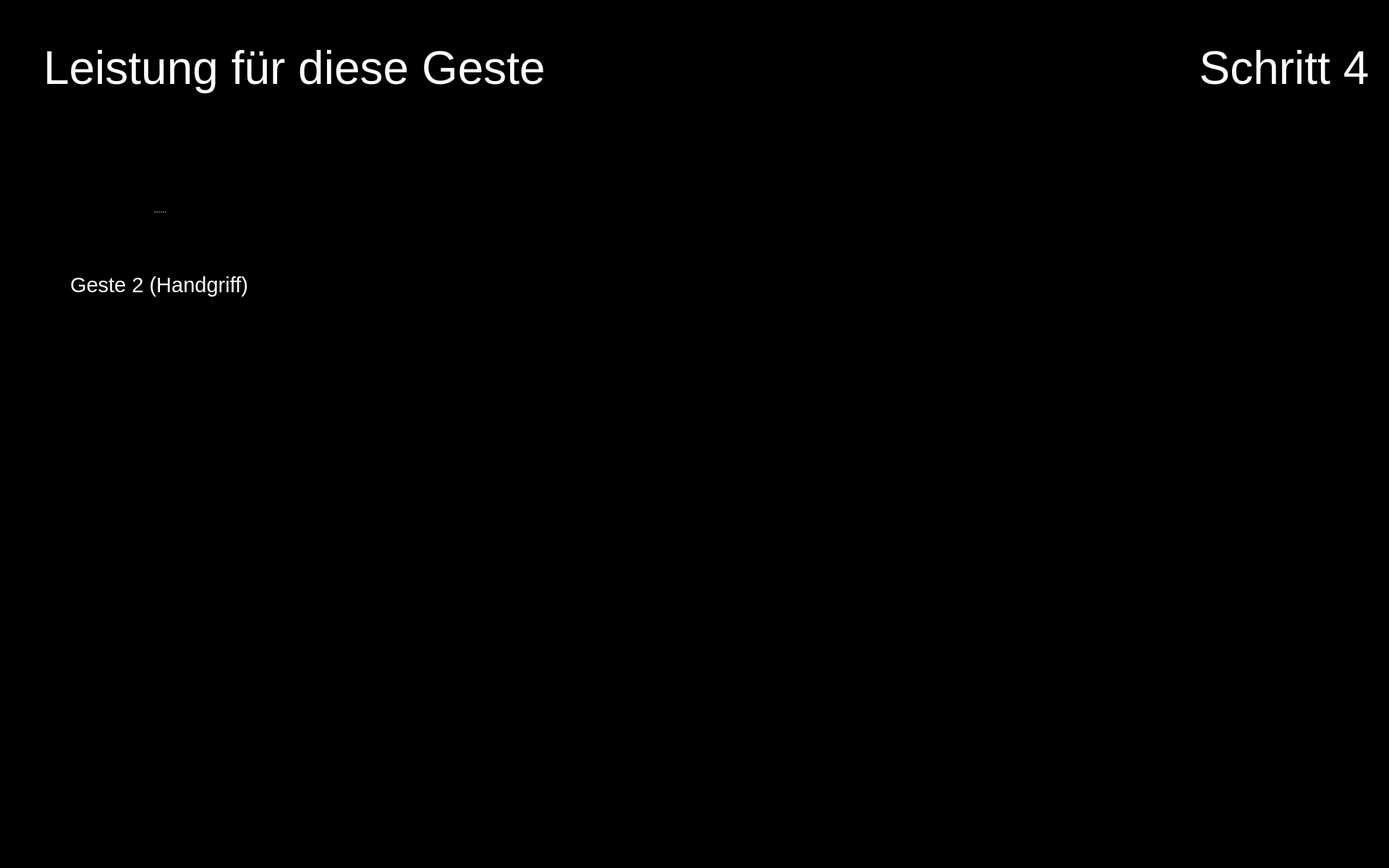
<?xml version="1.0" encoding="UTF-8"?>
<ui version="4.0">
 <class>Form</class>
 <widget class="QWidget" name="Form">
  <property name="geometry">
   <rect>
    <x>0</x>
    <y>0</y>
    <width>1920</width>
    <height>1200</height>
   </rect>
  </property>
  <property name="maximumSize">
   <size>
    <width>1920</width>
    <height>1200</height>
   </size>
  </property>
  <property name="windowTitle">
   <string>Form</string>
  </property>
  <property name="styleSheet">
   <string notr="true">background-color: rgb(0, 0, 0);</string>
  </property>
  <widget class="QPushButton" name="button_nav_left">
   <property name="enabled">
    <bool>true</bool>
   </property>
   <property name="geometry">
    <rect>
     <x>800</x>
     <y>560</y>
     <width>150</width>
     <height>150</height>
    </rect>
   </property>
   <property name="minimumSize">
    <size>
     <width>81</width>
     <height>81</height>
    </size>
   </property>
   <property name="maximumSize">
    <size>
     <width>150</width>
     <height>150</height>
    </size>
   </property>
   <property name="cursor">
    <cursorShape>OpenHandCursor</cursorShape>
   </property>
   <property name="focusPolicy">
    <enum>Qt::WheelFocus</enum>
   </property>
   <property name="contextMenuPolicy">
    <enum>Qt::DefaultContextMenu</enum>
   </property>
   <property name="layoutDirection">
    <enum>Qt::LeftToRight</enum>
   </property>
   <property name="autoFillBackground">
    <bool>false</bool>
   </property>
   <property name="styleSheet">
    <string notr="true"/>
   </property>
   <property name="icon">
    <iconset resource="resources/res.qrc">
     <normaloff>:/buttons/Button Left.svg</normaloff>:/buttons/Button Left.svg</iconset>
   </property>
   <property name="iconSize">
    <size>
     <width>144</width>
     <height>144</height>
    </size>
   </property>
   <property name="autoDefault">
    <bool>false</bool>
   </property>
   <property name="default">
    <bool>false</bool>
   </property>
   <property name="flat">
    <bool>true</bool>
   </property>
  </widget>
  <widget class="QPushButton" name="button_nav_right">
   <property name="enabled">
    <bool>true</bool>
   </property>
   <property name="geometry">
    <rect>
     <x>960</x>
     <y>560</y>
     <width>150</width>
     <height>150</height>
    </rect>
   </property>
   <property name="minimumSize">
    <size>
     <width>81</width>
     <height>81</height>
    </size>
   </property>
   <property name="maximumSize">
    <size>
     <width>150</width>
     <height>150</height>
    </size>
   </property>
   <property name="cursor">
    <cursorShape>OpenHandCursor</cursorShape>
   </property>
   <property name="focusPolicy">
    <enum>Qt::WheelFocus</enum>
   </property>
   <property name="contextMenuPolicy">
    <enum>Qt::DefaultContextMenu</enum>
   </property>
   <property name="layoutDirection">
    <enum>Qt::LeftToRight</enum>
   </property>
   <property name="autoFillBackground">
    <bool>false</bool>
   </property>
   <property name="styleSheet">
    <string notr="true"/>
   </property>
   <property name="icon">
    <iconset resource="resources/res.qrc">
     <normaloff>:/buttons/Button Right.svg</normaloff>:/buttons/Button Right.svg</iconset>
   </property>
   <property name="iconSize">
    <size>
     <width>144</width>
     <height>144</height>
    </size>
   </property>
   <property name="autoDefault">
    <bool>false</bool>
   </property>
   <property name="default">
    <bool>false</bool>
   </property>
   <property name="flat">
    <bool>true</bool>
   </property>
  </widget>
  <widget class="QLabel" name="label_text_step">
   <property name="geometry">
    <rect>
     <x>1650</x>
     <y>20</y>
     <width>250</width>
     <height>150</height>
    </rect>
   </property>
   <property name="font">
    <font>
     <family>Arial</family>
     <pointsize>48</pointsize>
     <weight>9</weight>
     <italic>false</italic>
     <bold>false</bold>
    </font>
   </property>
   <property name="styleSheet">
    <string notr="true">font: 75 48pt &quot;Arial&quot;;
color: rgb(255, 255, 255);</string>
   </property>
   <property name="text">
    <string>Schritt 4</string>
   </property>
   <property name="textFormat">
    <enum>Qt::RichText</enum>
   </property>
   <property name="alignment">
    <set>Qt::AlignCenter</set>
   </property>
   <property name="wordWrap">
    <bool>true</bool>
   </property>
  </widget>
  <widget class="QPushButton" name="button_exit">
   <property name="enabled">
    <bool>true</bool>
   </property>
   <property name="geometry">
    <rect>
     <x>1760</x>
     <y>1040</y>
     <width>150</width>
     <height>150</height>
    </rect>
   </property>
   <property name="minimumSize">
    <size>
     <width>81</width>
     <height>81</height>
    </size>
   </property>
   <property name="maximumSize">
    <size>
     <width>150</width>
     <height>150</height>
    </size>
   </property>
   <property name="cursor">
    <cursorShape>OpenHandCursor</cursorShape>
   </property>
   <property name="focusPolicy">
    <enum>Qt::WheelFocus</enum>
   </property>
   <property name="contextMenuPolicy">
    <enum>Qt::DefaultContextMenu</enum>
   </property>
   <property name="icon">
    <iconset resource="resources/res.qrc">
     <normaloff>:/buttons/Button Exit.svg</normaloff>:/buttons/Button Exit.svg</iconset>
   </property>
   <property name="iconSize">
    <size>
     <width>144</width>
     <height>144</height>
    </size>
   </property>
   <property name="autoDefault">
    <bool>false</bool>
   </property>
   <property name="default">
    <bool>false</bool>
   </property>
   <property name="flat">
    <bool>true</bool>
   </property>
  </widget>
  <widget class="QLabel" name="label_plot_1">
   <property name="geometry">
    <rect>
     <x>490</x>
     <y>180</y>
     <width>850</width>
     <height>340</height>
    </rect>
   </property>
   <property name="maximumSize">
    <size>
     <width>1200</width>
     <height>480</height>
    </size>
   </property>
   <property name="font">
    <font>
     <pointsize>48</pointsize>
    </font>
   </property>
   <property name="styleSheet">
    <string notr="true">color: rgb(255, 255, 255);</string>
   </property>
   <property name="text">
    <string/>
   </property>
   <property name="scaledContents">
    <bool>true</bool>
   </property>
  </widget>
  <widget class="QLabel" name="icon_newbie_1">
   <property name="enabled">
    <bool>true</bool>
   </property>
   <property name="geometry">
    <rect>
     <x>490</x>
     <y>380</y>
     <width>100</width>
     <height>100</height>
    </rect>
   </property>
   <property name="sizePolicy">
    <sizepolicy hsizetype="Preferred" vsizetype="Preferred">
     <horstretch>0</horstretch>
     <verstretch>0</verstretch>
    </sizepolicy>
   </property>
   <property name="maximumSize">
    <size>
     <width>100</width>
     <height>100</height>
    </size>
   </property>
   <property name="text">
    <string/>
   </property>
   <property name="pixmap">
    <pixmap resource="resources/res.qrc">:/img/Icon User.png</pixmap>
   </property>
   <property name="scaledContents">
    <bool>true</bool>
   </property>
  </widget>
  <widget class="QLabel" name="image_step">
   <property name="geometry">
    <rect>
     <x>1650</x>
     <y>170</y>
     <width>250</width>
     <height>250</height>
    </rect>
   </property>
   <property name="font">
    <font>
     <pointsize>48</pointsize>
    </font>
   </property>
   <property name="styleSheet">
    <string notr="true">color: rgb(255, 255, 255);</string>
   </property>
   <property name="text">
    <string/>
   </property>
   <property name="pixmap">
    <pixmap resource="resources/res.qrc">:/detected steps/Detected Step4 Button.png</pixmap>
   </property>
   <property name="alignment">
    <set>Qt::AlignCenter</set>
   </property>
   <property name="wordWrap">
    <bool>true</bool>
   </property>
  </widget>
  <widget class="QLabel" name="icon_expert_1">
   <property name="enabled">
    <bool>true</bool>
   </property>
   <property name="geometry">
    <rect>
     <x>490</x>
     <y>220</y>
     <width>100</width>
     <height>100</height>
    </rect>
   </property>
   <property name="sizePolicy">
    <sizepolicy hsizetype="Preferred" vsizetype="Preferred">
     <horstretch>0</horstretch>
     <verstretch>0</verstretch>
    </sizepolicy>
   </property>
   <property name="maximumSize">
    <size>
     <width>100</width>
     <height>100</height>
    </size>
   </property>
   <property name="text">
    <string/>
   </property>
   <property name="pixmap">
    <pixmap resource="resources/res.qrc">:/img/Icon Expert.png</pixmap>
   </property>
   <property name="scaledContents">
    <bool>true</bool>
   </property>
  </widget>
  <widget class="QLabel" name="icon_reaction_1">
   <property name="enabled">
    <bool>true</bool>
   </property>
   <property name="geometry">
    <rect>
     <x>1400</x>
     <y>250</y>
     <width>200</width>
     <height>200</height>
    </rect>
   </property>
   <property name="sizePolicy">
    <sizepolicy hsizetype="Preferred" vsizetype="Preferred">
     <horstretch>0</horstretch>
     <verstretch>0</verstretch>
    </sizepolicy>
   </property>
   <property name="maximumSize">
    <size>
     <width>200</width>
     <height>200</height>
    </size>
   </property>
   <property name="text">
    <string/>
   </property>
   <property name="scaledContents">
    <bool>true</bool>
   </property>
  </widget>
  <widget class="QSplitter" name="splitter_5">
   <property name="geometry">
    <rect>
     <x>60</x>
     <y>210</y>
     <width>320</width>
     <height>282</height>
    </rect>
   </property>
   <property name="orientation">
    <enum>Qt::Vertical</enum>
   </property>
   <widget class="QLabel" name="image_required_4">
    <property name="maximumSize">
     <size>
      <width>320</width>
      <height>240</height>
     </size>
    </property>
    <property name="text">
     <string/>
    </property>
    <property name="pixmap">
     <pixmap resource="resources/res.qrc">:/img/right_step3_gesture2_1.png</pixmap>
    </property>
    <property name="scaledContents">
     <bool>true</bool>
    </property>
   </widget>
   <widget class="QLabel" name="text_required_4">
    <property name="font">
     <font>
      <family>Arial</family>
      <pointsize>22</pointsize>
      <weight>9</weight>
      <italic>false</italic>
      <bold>false</bold>
     </font>
    </property>
    <property name="styleSheet">
     <string notr="true">font: 75 22pt &quot;Arial&quot;;
color: rgb(255, 255, 255);</string>
    </property>
    <property name="text">
     <string>Geste 2 (Handgriff)</string>
    </property>
    <property name="textFormat">
     <enum>Qt::PlainText</enum>
    </property>
    <property name="alignment">
     <set>Qt::AlignCenter</set>
    </property>
    <property name="wordWrap">
     <bool>true</bool>
    </property>
   </widget>
  </widget>
  <widget class="QLabel" name="label_trouble">
   <property name="geometry">
    <rect>
     <x>60</x>
     <y>20</y>
     <width>1280</width>
     <height>150</height>
    </rect>
   </property>
   <property name="font">
    <font>
     <family>Arial</family>
     <pointsize>48</pointsize>
     <weight>9</weight>
     <italic>false</italic>
     <bold>false</bold>
    </font>
   </property>
   <property name="styleSheet">
    <string notr="true">font: 75 48pt &quot;Arial&quot;;
color: rgb(255, 255, 255);</string>
   </property>
   <property name="text">
    <string>Leistung für diese Geste</string>
   </property>
   <property name="textFormat">
    <enum>Qt::RichText</enum>
   </property>
   <property name="alignment">
    <set>Qt::AlignLeading|Qt::AlignLeft|Qt::AlignVCenter</set>
   </property>
   <property name="wordWrap">
    <bool>true</bool>
   </property>
  </widget>
 </widget>
 <resources>
  <include location="resources/res.qrc"/>
 </resources>
 <connections/>
</ui>
